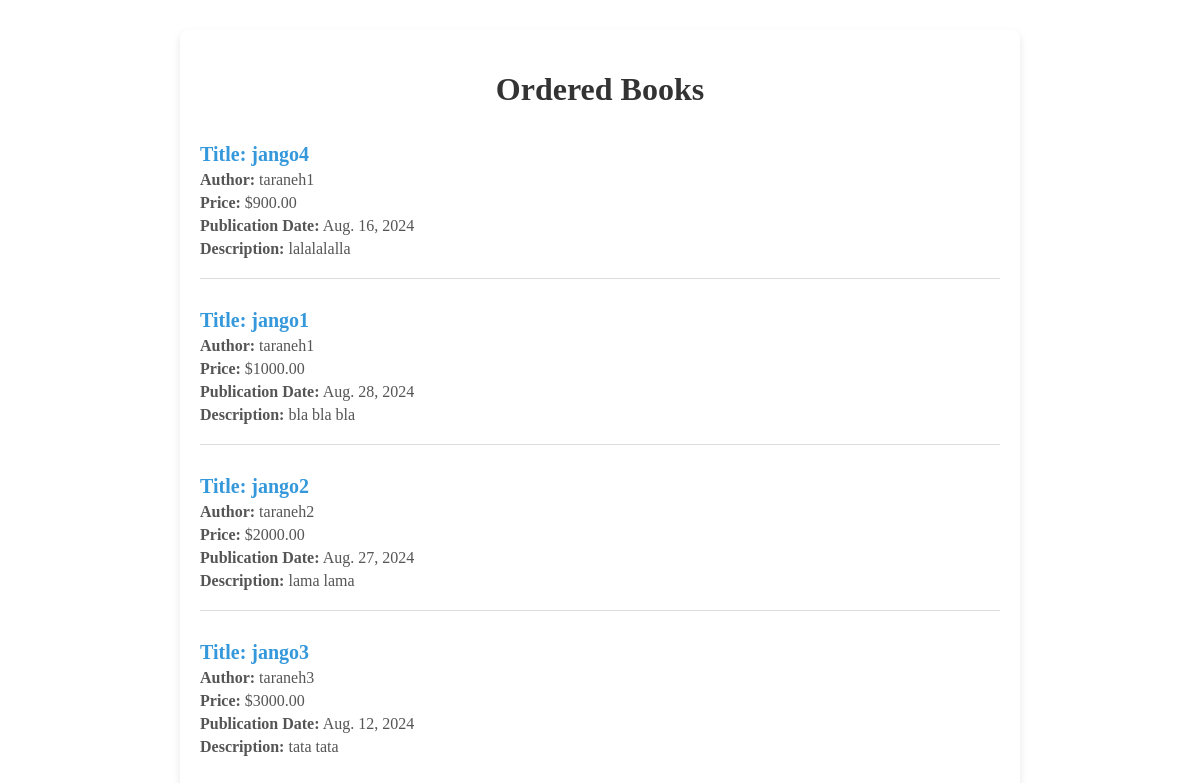
/filter_book_by_price/, run on an earlier commit of the app's database.
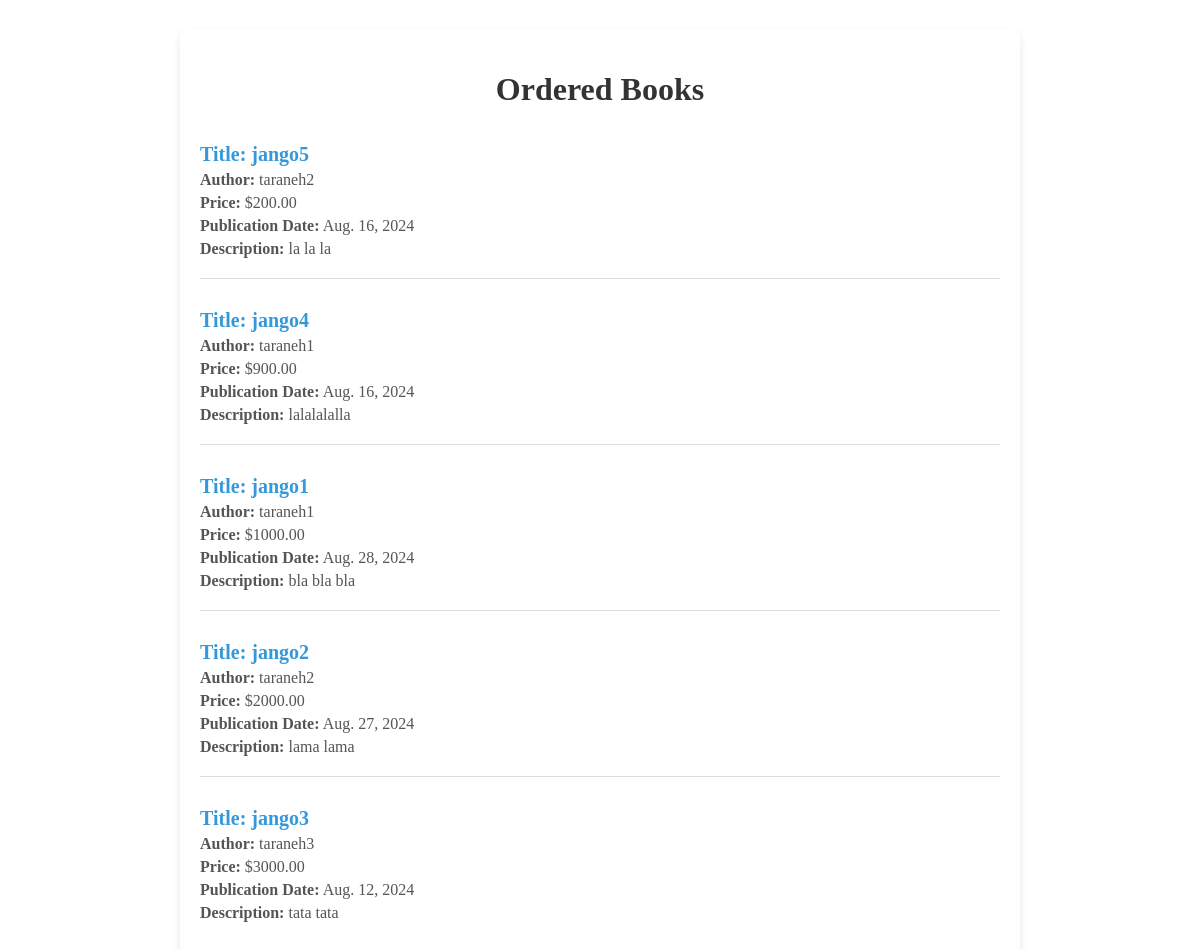
And on a later commit of the database.
### library/models.py (models this page shows, shortened)
class Book(models.Model):
    title = models.CharField(max_length=200)
    authors = models.ForeignKey(Author, related_name='books',on_delete=models.CASCADE)
    price = models.DecimalField(max_digits=6, decimal_places=2)
    publication_date = models.DateField()
    description = models.TextField()

class Author(models.Model):
    fullname = models.CharField(max_length=200)
    def __str__(self):
        return self.fullname

### library/views.py (the view)
# urls.py: path('filter_book_by_price/', views.filter_book_by_price, name='filter_book_by_price'),
def filter_book_by_price(request):
    ordered_book = Book.objects.order_by('price')
    return render(request, "ordered_book.html", context={'ordered_book': ordered_book})

### templates/ordered_book.html (shortened to what this page needs)
{% extends "base.html" %}
{% block content %}
<div class="container">
  <h1>Ordered Books</h1>
  {% if ordered_book %}
    {% for book in ordered_book %}
      <div class="book-item">
        <h3>Title: {{ book.title }}</h3>
        <p><span>Author:</span> {{ book.authors }}</p>
        <p><span>Price:</span> ${{ book.price }}</p>
        <p><span>Publication Date:</span> {{ book.publication_date }}</p>
        <p><span>Description:</span> {{ book.description }}</p>
      </div>
    {% endfor %}
  {% else %}
    <p class="no-books">No books found.</p>
  {% endif %}
</div>
{% endblock %}

What changed in the data, as far as the page shows it:
added Book: title "jango5", authors "taraneh2", price "200.00", publication_date "Aug. 16, 2024", description "la la la"
